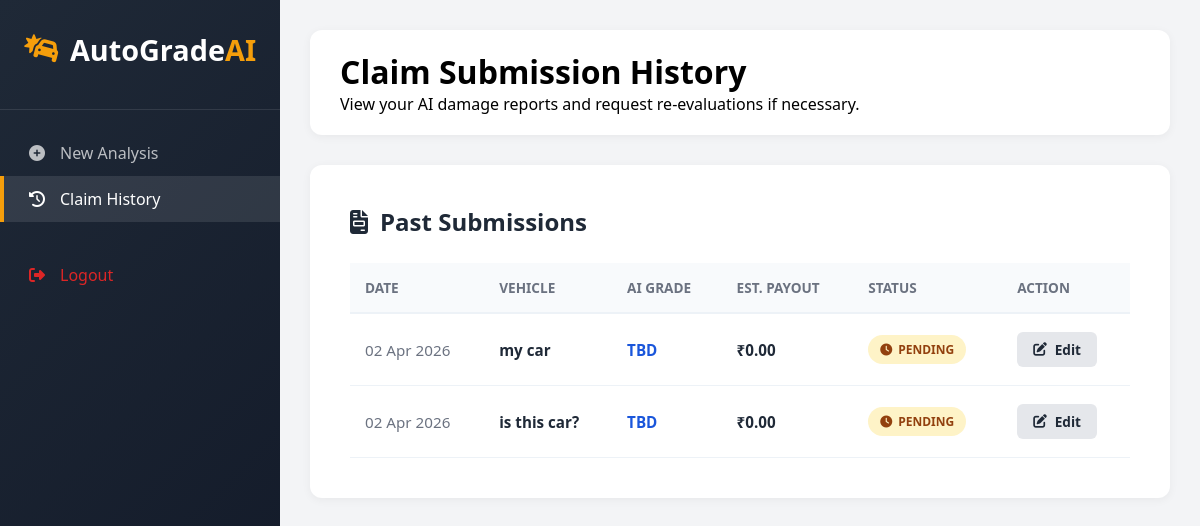
Before: /claim-history/ (signed in) with the older database file.
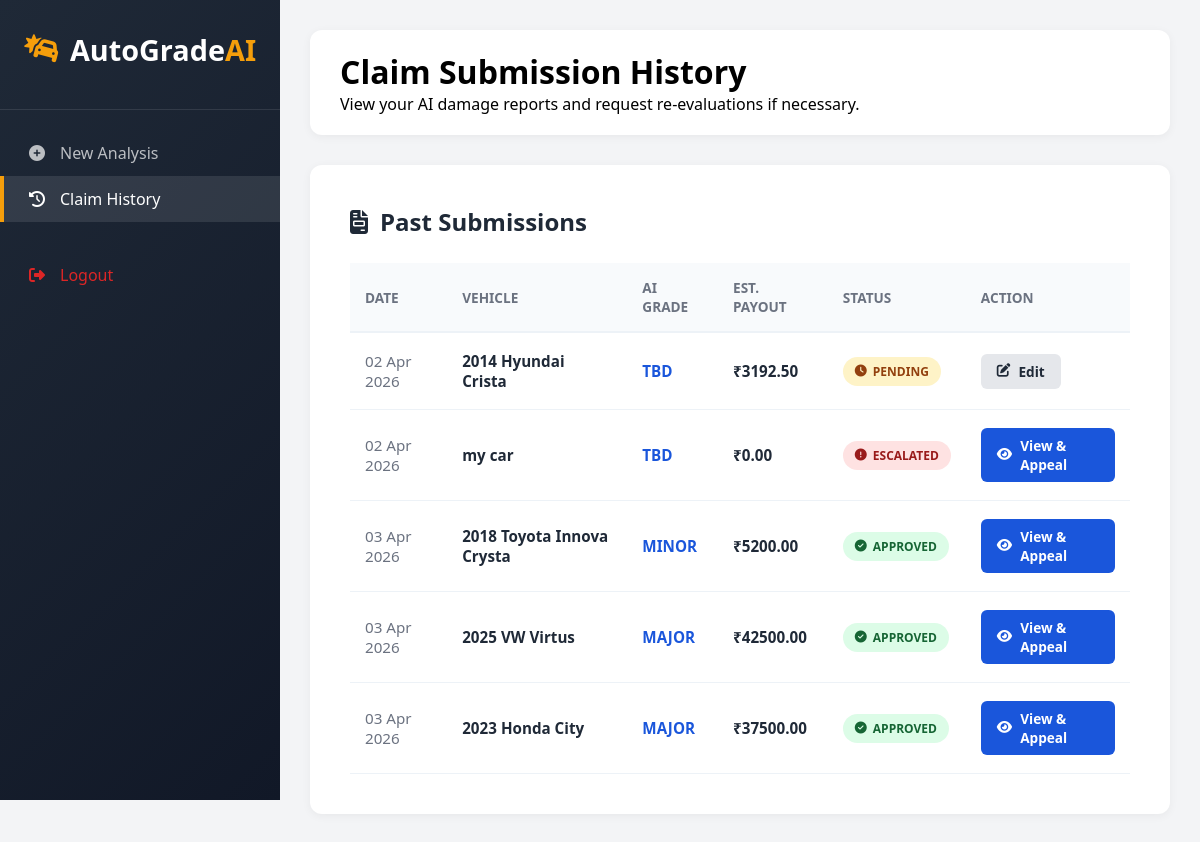
After: the same page with the newer database file.
### my_admin/models.py (models this page shows, shortened)
class DamageAnalysis(models.Model):
    user = models.ForeignKey(User, on_delete=models.CASCADE, related_name='client_claims')
    agent = models.ForeignKey(
        User,
        on_delete=models.SET_NULL,
        null=True,
        blank=True,
        related_name='assigned_claims'
    )
    car_details = models.CharField(max_length=100)
    status = models.CharField(max_length=20, default='Pending')  # Pending, Approved, Rejected, Appealed
    damage_level = models.CharField(max_length=20, default='TBD')
    date_analyzed = models.DateTimeField(auto_now_add=True)  # Set once on creation
    updated_at = models.DateTimeField(auto_now=True)  # Updates every time .save() is called
    market_value = models.DecimalField(max_digits=12, decimal_places=2, null=True, blank=True)
    minor_coeff = models.FloatField(null=True, blank=True, default=0.025)
    moderate_coeff = models.FloatField(null=True, blank=True, default=0.05)
    major_coeff = models.FloatField(null=True, blank=True, default=0.1)
    estimated_claim = models.DecimalField(max_digits=12, decimal_places=2, null=True, blank=True)
    agent_comment = models.TextField(null=True, blank=True)
    user_appeal_reason = models.TextField(null=True, blank=True)
    appeal_count = models.IntegerField(default=0)  # Tracks 1st and 2nd re-evaluation requests

### my_admin/views.py (the view)
# urls.py: path('claim-history/', views.claim_history, name='claim_history'),
@login_required
def claim_history(request):
    my_claims = DamageAnalysis.objects.filter(user=request.user).order_by('-updated_at')
    return render(request, "ClaimHistory.html", {'claims': my_claims})

### my_admin/templates/ClaimHistory.html (shortened to what this page needs)
<!DOCTYPE html>
<html lang="en">
<head>
    <link rel="stylesheet" href="https://cdnjs.cloudflare.com/ajax/libs/font-awesome/6.4.0/css/all.min.css">
</head>
<body>
    <div class="sidebar">
        <div class="sidebar-header">
            <div class="logo"><i class="fas fa-car-crash"></i><span>AutoGrade<span>AI</span></span></div>
        </div>
        <div class="nav-menu">
            <a href="{% url 'admin_dashboard' %}" class="nav-item">
                <i class="fas fa-plus-circle"></i><span>New Analysis</span>
            </a>
            <a href="{% url 'claim_history' %}" class="nav-item active">
                <i class="fas fa-history"></i><span>Claim History</span>
            </a>
            <a href="{% url 'my_logout' %}" class="nav-item" style="color: var(--danger); margin-top: 30px;">
                <i class="fas fa-sign-out-alt"></i><span>Logout</span>
            </a>
        </div>
    </div>
    <div class="main-content">
        <div class="top-bar">
            <h1>Claim Submission History</h1>
            <p>View your AI damage reports and request re-evaluations if necessary.</p>
        </div>
        <div class="history-section">
            <h2 class="section-title"><i class="fas fa-file-invoice"></i> Past Submissions</h2>
            <table>
                <thead>
                    <tr>
                        <th>Date</th>
                        <th>Vehicle</th>
                        <th>AI Grade</th>
                        <th>Est. Payout</th>
                        <th>Status</th>
                        <th>Action</th>
                    </tr>
                </thead>
                <tbody>
                    {% for claim in claims %}
                    <tr>
                        <td style="color: var(--gray);">{{ claim.date_analyzed|date:"d M Y" }}</td>
                        <td style="font-weight: 700;">{{ claim.car_details }}</td>
                        <td><strong style="color: var(--primary);">{{ claim.damage_level|upper }}</strong></td>
                        <td style="font-weight: 700;">₹{{ claim.estimated_claim|default:"0.00" }}</td>
                        <td>
                            {% if claim.status == 'Pending' %}
                                <span class="badge badge-pending"><i class="fas fa-clock"></i> PENDING</span>
                            {% elif claim.status == 'Approved' %}
                                <span class="badge badge-approved"><i class="fas fa-check-circle"></i> APPROVED</span>
                            {% else %}
                                <span class="badge badge-appealed"><i class="fas fa-exclamation-circle"></i> {{ claim.status|upper }}</span>
                            {% endif %}
                        </td>
                        <td>
                            {% if claim.status == 'Pending' %}
                                <a href="{% url 'user_edit_claim' claim.id %}" class="btn-action btn-edit">
                                    <i class="fas fa-edit"></i> Edit
                                </a>
                            {% else %}
                                <a href="{% url 'claim_details' claim.id %}" class="btn-action btn-view">
                                    <i class="fas fa-eye"></i> View & Appeal
                                </a>
                            {% endif %}
                        </td>
                    </tr>
                    {% empty %}
                    <tr>
                        <td colspan="6" style="padding: 60px; text-align: center; color: var(--gray);">
                            <p>No claims found in your history.</p>
                        </td>
                    </tr>
                    {% endfor %}
                </tbody>
            </table>
        </div>
    </div>
</body>
</html>

### my_admin/templates/ClaimHistory.html (style rules this page uses)
* { margin: 0; padding: 0; box-sizing: border-box; font-family: 'Segoe UI', Tahoma, Geneva, Verdana, sans-serif; }
:root { --primary: #1a56db; --primary-dark: #1e429f; --secondary: #f59e0b; --dark: #1f2937; --light: #f9fafb; --gray: #6b7280; --danger: #dc2626; --success: #10b981; --transition: all 0.3s ease; }
body { background-color: #f3f4f6; display: flex; min-height: 100vh; }
.sidebar { width: 280px; background: linear-gradient(135deg, var(--dark) 0%, #111827 100%); color: white; position: fixed; height: 100vh; overflow-y: auto; transition: var(--transition); z-index: 100; }
.sidebar-header { padding: 30px 20px; text-align: center; border-bottom: 1px solid rgba(255,255,255,0.1); }
.sidebar-header .logo { display: flex; align-items: center; justify-content: center; gap: 10px; font-size: 1.8rem; font-weight: 700; color: white; margin-bottom: 10px; }
.sidebar-header .logo i { color: var(--secondary); }
.sidebar-header .logo span span { color: var(--secondary); }
.nav-menu { padding: 20px 0; }
.nav-item { padding: 12px 25px; display: flex; align-items: center; gap: 15px; color: rgba(255,255,255,0.7); text-decoration: none; transition: var(--transition); border-left: 4px solid transparent; }
.nav-item:hover, .nav-item.active { background: rgba(255,255,255,0.1); color: white; border-left-color: var(--secondary); }
.main-content { flex: 1; margin-left: 280px; padding: 30px; }
.top-bar { background: white; border-radius: 12px; padding: 20px 30px; margin-bottom: 30px; box-shadow: 0 2px 10px rgba(0,0,0,0.05); }
.history-section { background: white; border-radius: 12px; padding: 40px; box-shadow: 0 2px 10px rgba(0,0,0,0.05); }
.section-title { margin-bottom: 25px; display: flex; align-items: center; gap: 12px; color: var(--dark); }
table { width: 100%; border-collapse: collapse; }
th { text-align: left; padding: 15px; background-color: #f8fafc; color: var(--gray); font-size: 0.85rem; text-transform: uppercase; border-bottom: 2px solid #edf2f7; }
td { padding: 18px 15px; border-bottom: 1px solid #edf2f7; color: var(--dark); font-size: 0.95rem; }
.badge { padding: 6px 12px; border-radius: 20px; font-size: 0.75rem; font-weight: 700; display: inline-flex; align-items: center; gap: 6px; }
.badge-pending { background: #fef3c7; color: #92400e; }
.badge-approved { background: #dcfce7; color: #166534; }
.badge-appealed { background: #fee2e2; color: #991b1b; }
.btn-action { padding: 8px 16px; border-radius: 6px; text-decoration: none; font-weight: 600; font-size: 0.85rem; transition: var(--transition); display: inline-flex; align-items: center; gap: 8px; }
.btn-view { background: var(--primary); color: white; }
.btn-edit { background: #e5e7eb; color: var(--dark); }

Changed rows visible on the page:
changed DamageAnalysis: car_details "is this car?" → "2014 Hyundai Crista"; estimated_claim "0.00" → "3192.50"; moves up the list
changed DamageAnalysis "my car": status (not shown) → "ESCALATED"; status "PENDING Edit" → "View & Appeal"
added DamageAnalysis: date_analyzed "03 Apr 2026", car_details "2018 Toyota Innova Crysta", damage_level "MINOR", estimated_claim "5200.00", status "Approved" (drawn)
added DamageAnalysis: date_analyzed "03 Apr 2026", car_details "2025 VW Virtus", damage_level "MAJOR", estimated_claim "42500.00", status "Approved" (drawn)
added DamageAnalysis: date_analyzed "03 Apr 2026", car_details "2023 Honda City", damage_level "MAJOR", estimated_claim "37500.00", status "Approved" (drawn)
